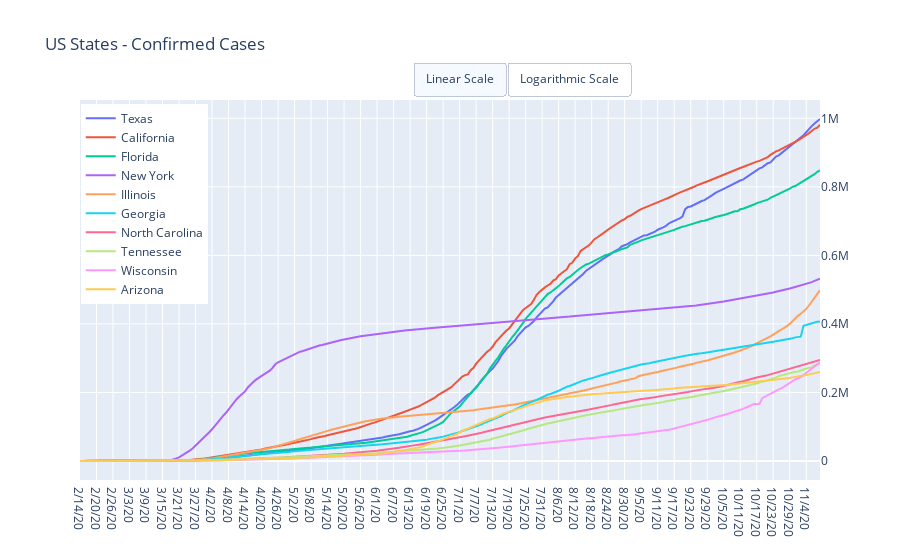

Notebook source saved alongside this figure:
### Code cell
dfUSConfirmedTop = dfConfirmedUSStates.sort_values(dfConfirmedUSStates.columns[-1], ascending=False).head(10)

data = [{
    'x': row[1].index[-DEFAULT_DAYS:],
    'y': row[1].values[-DEFAULT_DAYS:],
    'name': row[0]
}  for row in dfUSConfirmedTop.iterrows()]

layout = dict(title = 'US States - Confirmed Cases', 
              updatemenus=LogLinearScale, 
              yaxis={'side': 'right'}, 
              legend= {'x': 0.001, 'xanchor': 'left','y': 0.99})
py.iplot(dict(data=data, layout=layout))
dfUSConfirmedTop = dfUSConfirmedTop[dfUSConfirmedTop.columns[-MONTH_DAYS:]]
dfUSConfirmedTop['percent_of_total'] = dfConfirmedUSStates[dfConfirmedUSStates.columns[-1]]/sum(dfConfirmedUSStates[dfConfirmedUSStates.columns[-1]])

colFormats = dict.fromkeys(list(a for a in dfUSConfirmedTop.columns[1:]), IntegerFormatter)
colFormats['percent_of_total'] = PercentFormatter
dfUSConfirmedTop.style.format(colFormats)

### Figure 1 — Plotly figure (JSON) as saved in the notebook; plotly's stock layout.template omitted (floating-point values rounded to 4 significant figures; data arrays with more than 128 entries replaced by an {"elided": "..."} marker saying what was removed)
{"data": [{"name": "Texas", "type": "scatter", "x": {"elided": "270 str values"}, "y": {"elided": "270 int values"}}, {"name": "California", "type": "scatter", "x": {"elided": "270 str values"}, "y": {"elided": "270 int values"}}, {"name": "Florida", "type": "scatter", "x": {"elided": "270 str values"}, "y": {"elided": "270 int values"}}, {"name": "New York", "type": "scatter", "x": {"elided": "270 str values"}, "y": {"elided": "270 int values"}}, {"name": "Illinois", "type": "scatter", "x": {"elided": "270 str values"}, "y": {"elided": "270 int values"}}, {"name": "Georgia", "type": "scatter", "x": {"elided": "270 str values"}, "y": {"elided": "270 int values"}}, {"name": "North Carolina", "type": "scatter", "x": {"elided": "270 str values"}, "y": {"elided": "270 int values"}}, {"name": "Tennessee", "type": "scatter", "x": {"elided": "270 str values"}, "y": {"elided": "270 int values"}}, {"name": "Wisconsin", "type": "scatter", "x": {"elided": "270 str values"}, "y": {"elided": "270 int values"}}, {"name": "Arizona", "type": "scatter", "x": {"elided": "270 str values"}, "y": {"elided": "270 int values"}}], "layout": {"legend": {"x": 0.001, "xanchor": "left", "y": 0.99}, "title": {"text": "US States - Confirmed Cases"}, "updatemenus": [{"active": 0, "buttons": [{"args": [{"visible": [true, true]}, {"yaxis": {"type": "linear"}}], "label": "Linear Scale", "method": "update"}, {"args": [{"visible": [true, true]}, {"yaxis": {"type": "log"}}], "label": "Logarithmic Scale", "method": "update"}], "direction": "right", "type": "buttons", "x": 0.45, "xanchor": "left", "y": 1.1, "yanchor": "top"}], "yaxis": {"side": "right"}}}
